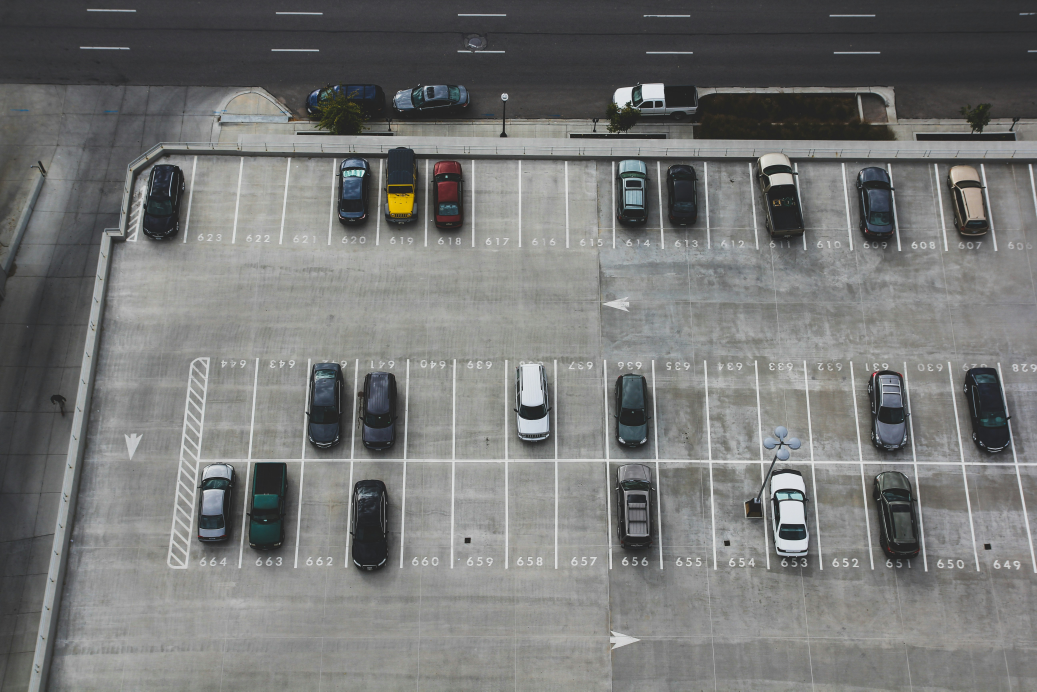
#> input picture input_image_1.jpg, 5184 x 3456 px (shown at 1/5 size); its folder holds only this picture in this run
$ python -i parkingspaces_1.py   (imports and definitions only)
#> lines starting #> are read from the running program, lines starting #| are printed output that depends on the picture; after the words box and inside, x2 and y2 are one past the last pixel; in counts of white or black regions, pixels touching at a corner belong together
import cv2
import numpy as np
import matplotlib.pyplot as plt

def parking_analysis_simple(image_path):
    # Load image for preprocessing
#> called with image_path = 'input_image_1.jpg'
    img = cv2.imread(image_path)
#> img is the input picture: shape (3456, 5184, 3); mean B, G, R 118, 119.2, 118.3
    if img is None:
        print("Error: Could not load image.")
        return

    # Converty image copy to grayscale
    output_img = img.copy()
    gray = cv2.cvtColor(img, cv2.COLOR_BGR2GRAY)

    # Blur to remove high frequency noise
    blurred = cv2.GaussianBlur(gray, (5, 5), 0)

    # Use Adaptive Thresholding to highlight the white/yellow lines against dark pavement
    # Adjust matrix size and C value based on image characteristics
    thresh = cv2.adaptiveThreshold(
        blurred, 255, cv2.ADAPTIVE_THRESH_GAUSSIAN_C,
        cv2.THRESH_BINARY_INV, 25, 15
    )
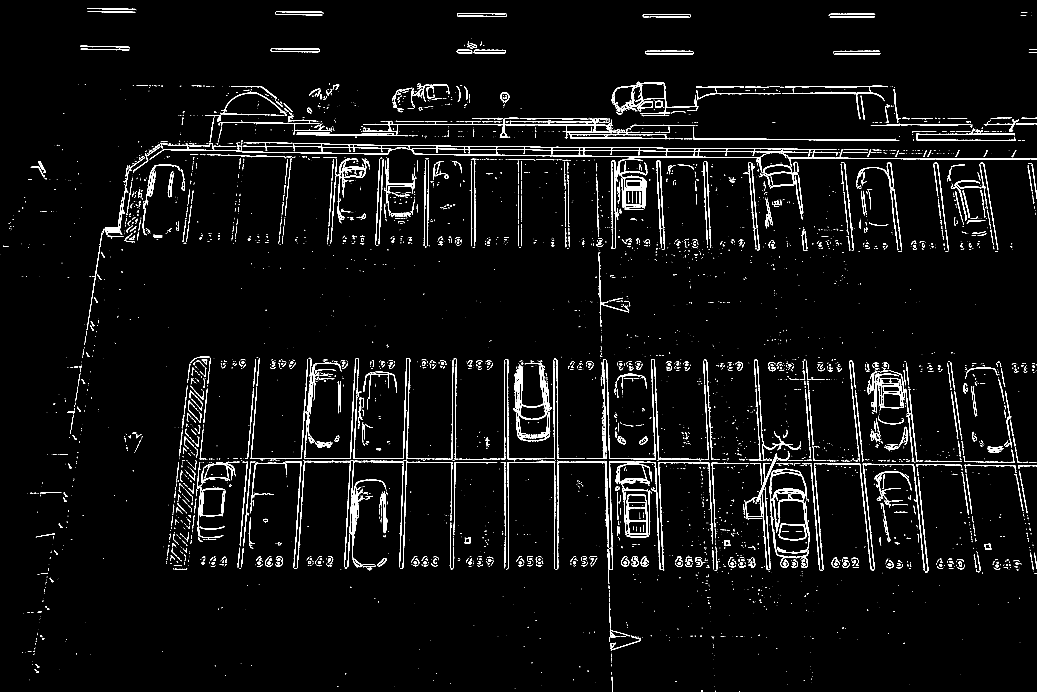
#> thresh: shape (3456, 5184) (shown at 1/5 size); 2.9% white; 5551 white regions (3501 under 20 px), largest, box (x1, y1, x2, y2) and area: (1472, 715, 4183, 811) 20144, (1813, 592, 3062, 691) 7806, (3850, 2443, 4039, 2816) 7529

    # Morphological operations to clean up noise and close gaps in lines
    # Adjust kernel size, iterations, and operations as needed
    kernel = cv2.getStructuringElement(cv2.MORPH_RECT, (3, 3))
    # Dilate to make lines thicker and connect them
    dilated = cv2.dilate(thresh, kernel, iterations=2)
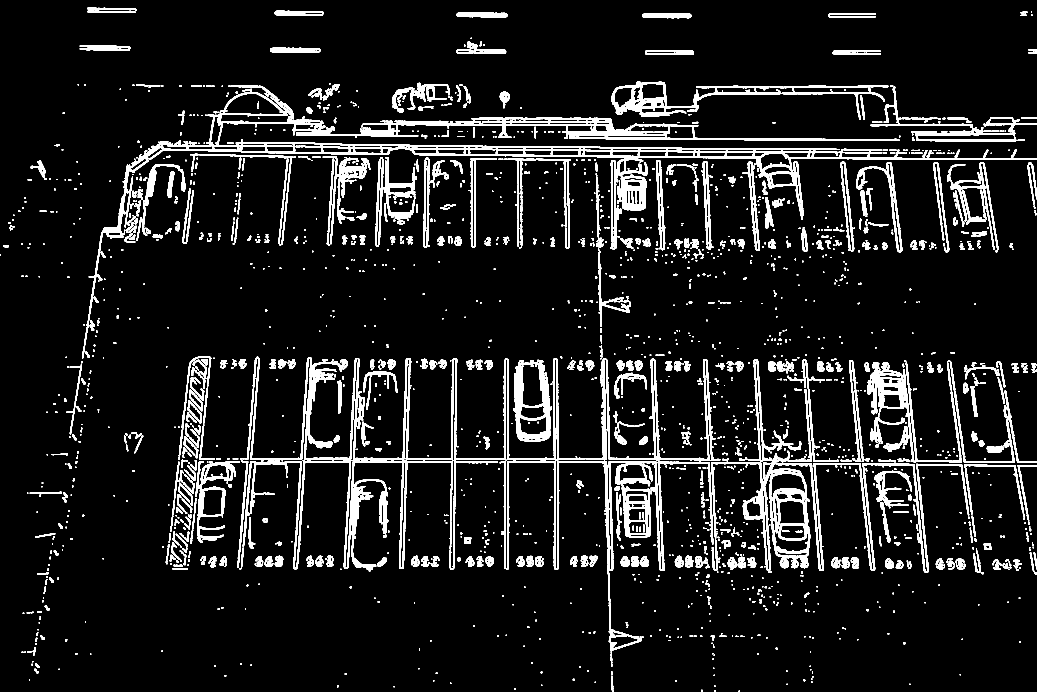
#> dilated: shape (3456, 5184) (shown at 1/5 size); 7.7% white; 3033 white regions (2 under 20 px)

    # Find contours (potential parking spots)
    contours, _ = cv2.findContours(dilated, cv2.RETR_EXTERNAL, cv2.CHAIN_APPROX_SIMPLE)
#> contours = 2987 contours, 315 with area under 20; largest, box (x1, y1, x2, y2) and area: (746, 698, 5184, 1100) 182495, (1482, 587, 4499, 705) 88166, (3846, 2342, 4051, 2841) 80532, (1252, 1787, 2927, 2306) 64972, (3076, 2316, 3261, 2689) 46615

    # Create an empty list to hold detected parking spots
    parking_spots = []

    # Since parking spaces are roughly oriented rectangular shapes and within size limits,
    # define criteria to filter contours
    MIN_AREA = 1500  # Tune this
    MAX_AREA = 10000 # Tune this
    MIN_ASPECT = 0.5
    MAX_ASPECT = 2.5

    # Iterate through contours to find matches for parking spot criteria
    for cnt in contours:
        area = cv2.contourArea(cnt)

        if MIN_AREA < area < MAX_AREA:
            # Approximate the contour to a polygon
            peri = cv2.arcLength(cnt, True)
            poly = cv2.approxPolyDP(cnt, 0.04 * peri, True)

            # Get bounding box for aspect ratio check
            x, y, w, h = cv2.boundingRect(poly)
            aspect_ratio = float(w) / h

            # Ensure the candidate has roughly 4 corners and valid aspect ratio
            if len(poly) == 4 and MIN_ASPECT < aspect_ratio < MAX_ASPECT:
                parking_spots.append(poly)
#> this loop made 2987 passes
#> (area, peri, poly, x, y, w, h, aspect_ratio) on passes 203, 504, 735, 780, 842, 852: (4018.5, 898.1, [[3043, 2948], [3044, 3208], [3205, 3198], [3054, 3146]], 3043, 2948, 163, 261, 0.625), (1525, 506.7, [[3577, 2729], [3584, 2853]], 3577, 2729, 8, 125, 0.064), (2170.5, 524.2, [[4410, 2512], [4445, 2712]], 4410, 2512, 36, 201, 0.179), (4486, 968.7, [[1918, 2455], [1922, 2667]], 1918, 2455, 5, 213, 0.0235), (1527, 481.5, [[4806, 2358], [4845, 2575]], 4806, 2358, 40, 218, 0.183), (1534.5, 485, [[5094, 2348], [5137, 2567]], 5094, 2348, 44, 220, 0.2)
#> (area, peri, x, y, w, h, aspect_ratio) on passes 74, 437, 438, 451, 847, 908: (1789.5, 461.9, 3051, 3200, 156, 56, 2.79), (1736.5, 180.8, 3155, 2781, 41, 52, 0.788), (1744.5, 167.3, 3104, 2780, 44, 54, 0.815), (1708, 199.9, 1374, 2780, 42, 54, 0.778), (6738, 1451.2, 4379, 2366, 180, 141, 1.28), (6485.5, 2201.1, 1999, 2307, 264, 538, 0.491)
#> after the loop, parking_spots = 5 contours; box (x1, y1, x2, y2) and area: (3043, 2948, 3206, 3209) 6272, (938, 2000, 1008, 2117) 3484, (945, 1949, 1015, 2056) 2806, (4418, 2133, 4536, 2238) 1268, (4813, 950, 4898, 1094) 602

    # Define variables to count occupied and empty spots
    total_spots = len(parking_spots)
#> total_spots = 5
    occupied_count = 0
    empty_count = 0

    # Create a threshold variable for variance to classify occupancy
    # Fine tune this based on lighting and image conditions
    VARIANCE_THRESHOLD = 45

    # Analyze each detected parking spot
    for spot in parking_spots:
        # Create a mask for each individual spot
        mask = np.zeros(gray.shape, np.uint8)
        cv2.drawContours(mask, [spot], -1, 255, -1)

        # Extract the mean standard deviation of luminance intensity in this spot
        # Using mean intensity alone is risky due to shadows.
        # Standard Deviation (Texture) is robust: cars are "noisy", pavement is "smooth"
        mean, std_dev = cv2.meanStdDev(gray, mask=mask)
        current_std_dev = std_dev[0][0]

        # Classify based on standard deviation
        if current_std_dev > VARIANCE_THRESHOLD:
            # Occupied -> Draw Red
            color = (0, 0, 255)
            occupied_count += 1
            status = "Occupied"
        else:
            # Empty -> Draw Green
            color = (0, 255, 0)
            empty_count += 1
            status = "Empty"

        # Draw the polygon and label
        cv2.drawContours(output_img, [spot], -1, color, 2)

        # Find center for labeling
        M = cv2.moments(spot)
        if M["m00"] != 0:
            cX = int(M["m10"] / M["m00"])
            cY = int(M["m01"] / M["m00"])
            cv2.putText(output_img, str(int(current_std_dev)), (cX - 20, cY),
                        cv2.FONT_HERSHEY_SIMPLEX, 0.5, (255, 255, 255), 1)
#> this loop made 5 passes
#> (spot, mean, std_dev, current_std_dev, color, occupied_count, status, cX) on passes 2, 5: ([[4535, 2133], [4492, 2235], [4418, 2237], [4531, 2222]], [93.78], [45.04], 45.04, (0, 0, 255), 1, 'Occupied', 4532), ([[4813, 950], [4841, 1088], [4897, 1093], [4850, 1089]], [116.5], [48.83], 48.83, (0, 0, 255), 2, 'Occupied', 4834)
#> (spot, mean, std_dev, current_std_dev, color, status, cX, cY) on passes 1, 3, 4: ([[3043, 2948], [3044, 3208], [3205, 3198], [3054, 3146]], [179.8], [41.29], 41.29, (0, 255, 0), 'Empty', 3089, 3166), ([[943, 2000], [938, 2050], [1004, 2116], [1007, 2067]], [150], [14.94], 14.94, (0, 255, 0), 'Empty', 972, 2058), ([[948, 1949], [945, 1987], [1011, 2055], [1014, 2014]], [145], [18.19], 18.19, (0, 255, 0), 'Empty', 979, 2001)
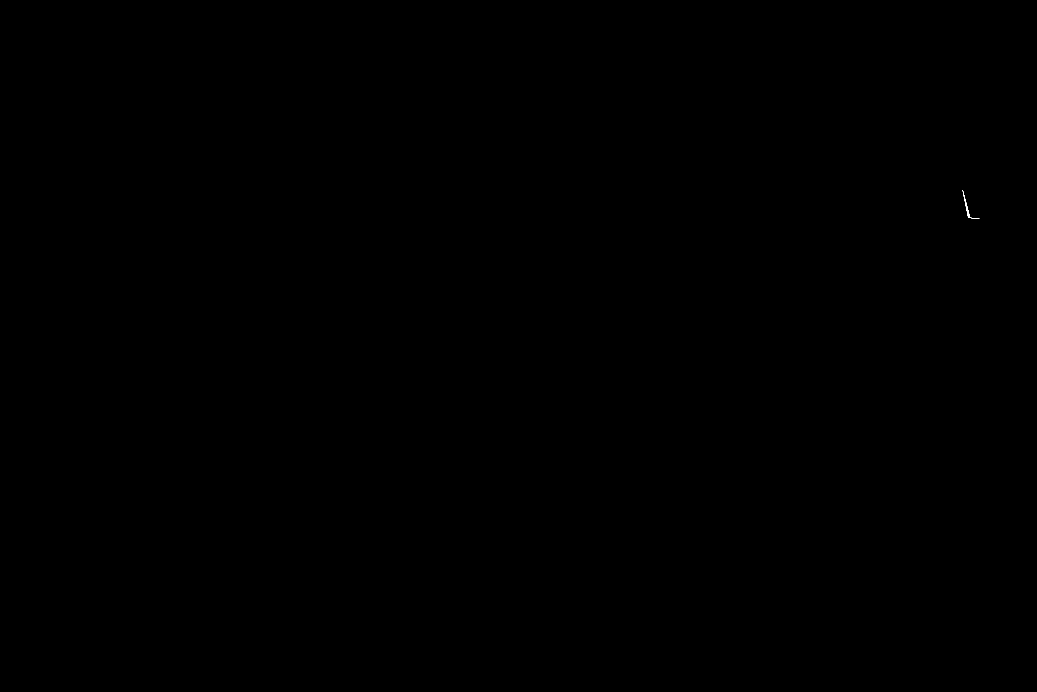
#> mask: shape (3456, 5184) (shown at 1/5 size); 0% white; 1 white region, box (x1, y1, x2, y2) and area: (4813, 950, 4898, 1094) 802
#> after the loop, empty_count = 3; occupied_count = 2

    # Print the results summary
    print(f"Total Spots Detected: {total_spots}")
#| Total Spots Detected: 5
    print(f"Occupied: {occupied_count}")
#| Occupied: 2
    print(f"Empty: {empty_count}")
#| Empty: 3

    # Show result using matplotlib to display in notebooks or environments without GUI support
    plt.figure(figsize=(10, 10))
    plt.imshow(cv2.cvtColor(output_img, cv2.COLOR_BGR2RGB))
    plt.title(f"Total: {total_spots} | Occupied: {occupied_count} | Empty: {empty_count}")
    plt.axis('off')
    plt.show()

    # Save result
    cv2.imwrite('parking_1_result.jpg', output_img)

# For each image in 'input_images' folder, call the function
# [8 lines not run here, left out]

>>> result = parking_analysis_simple('input_image_1.jpg')

$ run again, on input_image_3.jpg
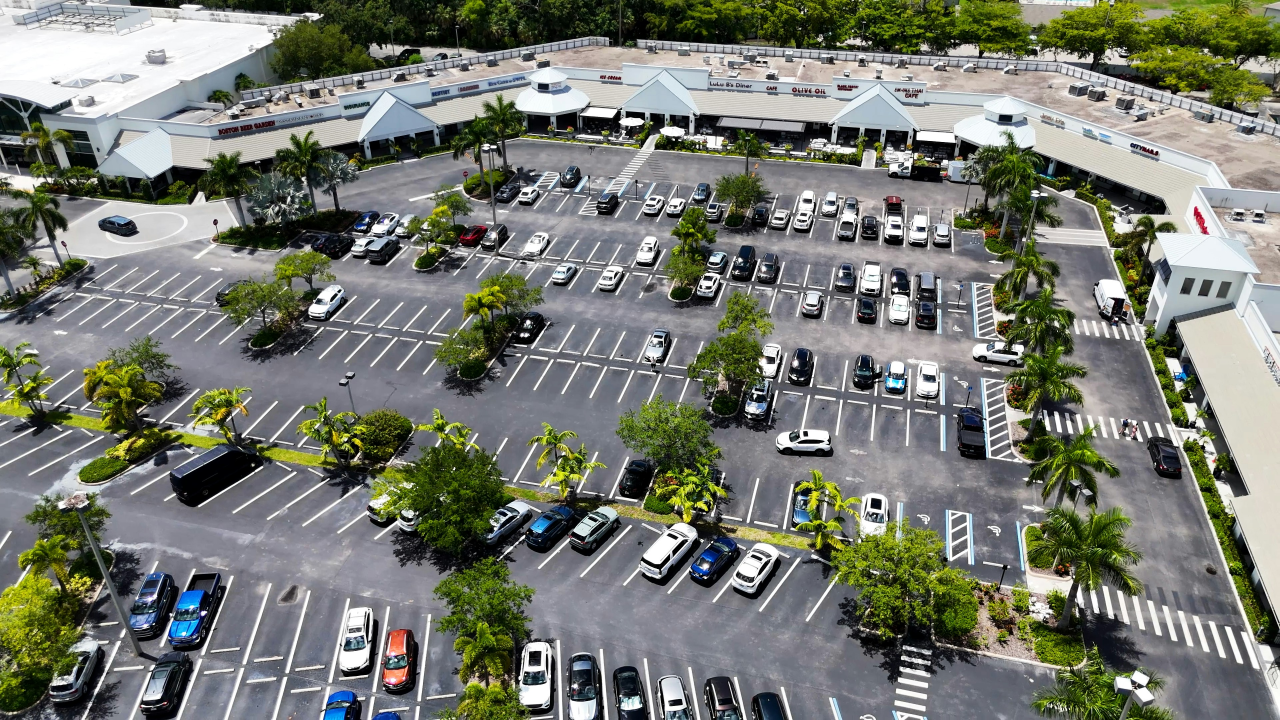
#> input picture input_image_3.jpg, 3840 x 2160 px (shown at 1/3 size)
#> in parking_analysis_simple, img is the input picture: shape (2160, 3840, 3); mean B, G, R 112.7, 122.2, 118.8
#> in parking_analysis_simple, `thresh = cv2.adaptiveThreshold( blurred, 255, cv2.ADAPTIVE_THRESH_GAUS..`:
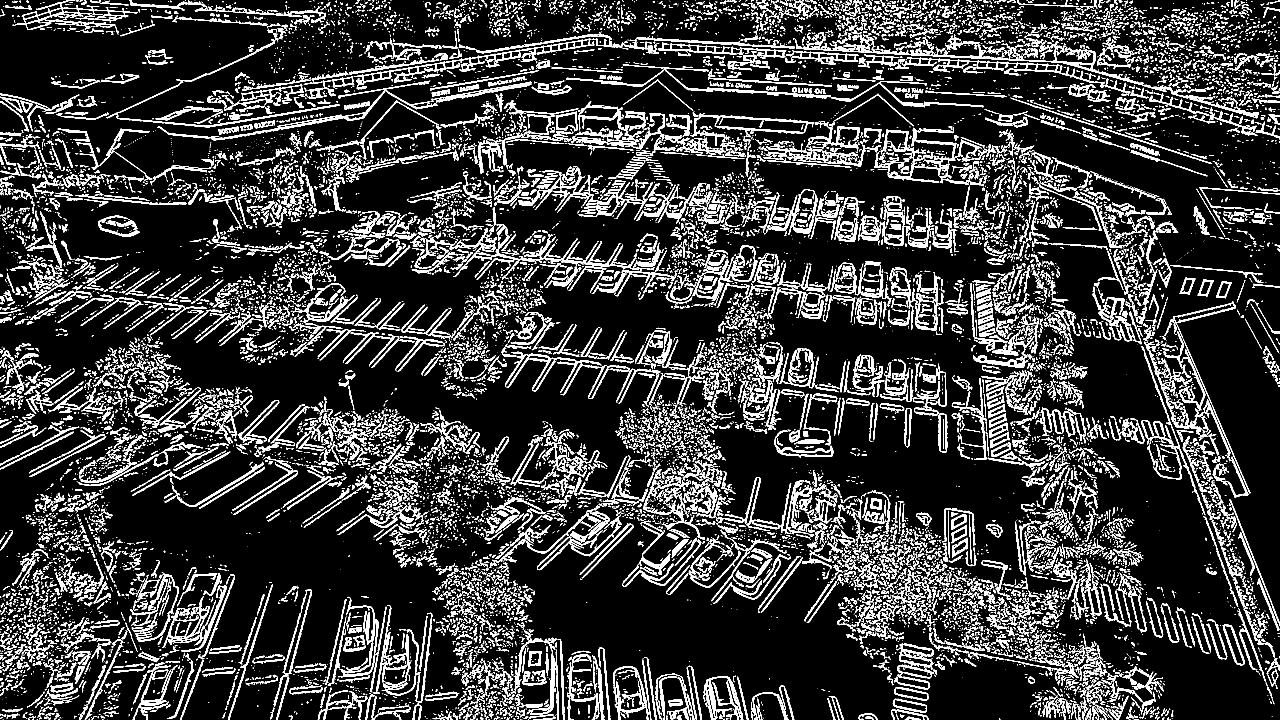
#> thresh: shape (2160, 3840) (shown at 1/3 size); 15.5% white; 17876 white regions (10479 under 20 px), largest, box (x1, y1, x2, y2) and area: (2385, 98, 3777, 355) 13387, (1360, 672, 1982, 838) 8911, (1063, 115, 1784, 259) 7474
#> dilated: shape (2160, 3840); 39.9% white; 2490 white regions (12 under 20 px)
#> contours = 2114 contours, 268 with area under 20; largest, box (x1, y1, x2, y2) and area: (142, 238, 3513, 2160) 2111034, (1379, 237, 3840, 2115) 675170, (0, 0, 3840, 421) 452005, (0, 1629, 439, 2160) 88605, (350, 1700, 728, 2160) 68675
#> the loop in parking_analysis_simple, `for cnt in contours:` made 2114 passes
#> (area, peri, poly, x, y, w, h, aspect_ratio) on passes 30, 56, 64, 101: (1799.5, 475.7, [[108, 2159], [189, 2151], [119, 2116]], 108, 2116, 82, 44, 1.86), (1680.5, 515.3, [[2486, 2086], [2497, 2157], [2488, 2092], [2532, 2159]], 2486, 2086, 47, 74, 0.635), (2084, 264.4, [[1379, 2078], [1315, 2074], [1272, 2099], [1368, 2094]], 1272, 2074, 108, 26, 4.15), (1656.5, 481.9, [[835, 2028], [735, 2051]], 735, 2028, 101, 24, 4.21)
#> after the loop in parking_analysis_simple, `for cnt in contours:`: parking_spots = 13 contours; largest, box (x1, y1, x2, y2) and area: (796, 1387, 1039, 1557) 5698, (3595, 559, 3840, 663) 4364, (3666, 1873, 3734, 1997) 3428, (2854, 1611, 2905, 1674) 1820, (3537, 831, 3589, 887) 1770
#> total_spots = 13
#> the loop in parking_analysis_simple, `for spot in parking_spots:` made 13 passes
#> (spot, mean, std_dev, current_std_dev, color, empty_count, status, cX) on passes 8 to 9: ([[3746, 897], [3839, 1063], [3749, 904], [3839, 993]], [204.9], [22.98], 22.98, (0, 255, 0), 1, 'Empty', 3778), ([[3697, 845], [3664, 842], [3646, 895], [3678, 896]], [86.54], [33.52], 33.52, (0, 255, 0), 2, 'Empty', 3671)
#> after the loop in parking_analysis_simple, `for spot in parking_spots:`: empty_count = 2; occupied_count = 11
#| Total Spots Detected: 13
#| Occupied: 11
#| Empty: 2
#> in parking_analysis_simple, `plt.show()`:
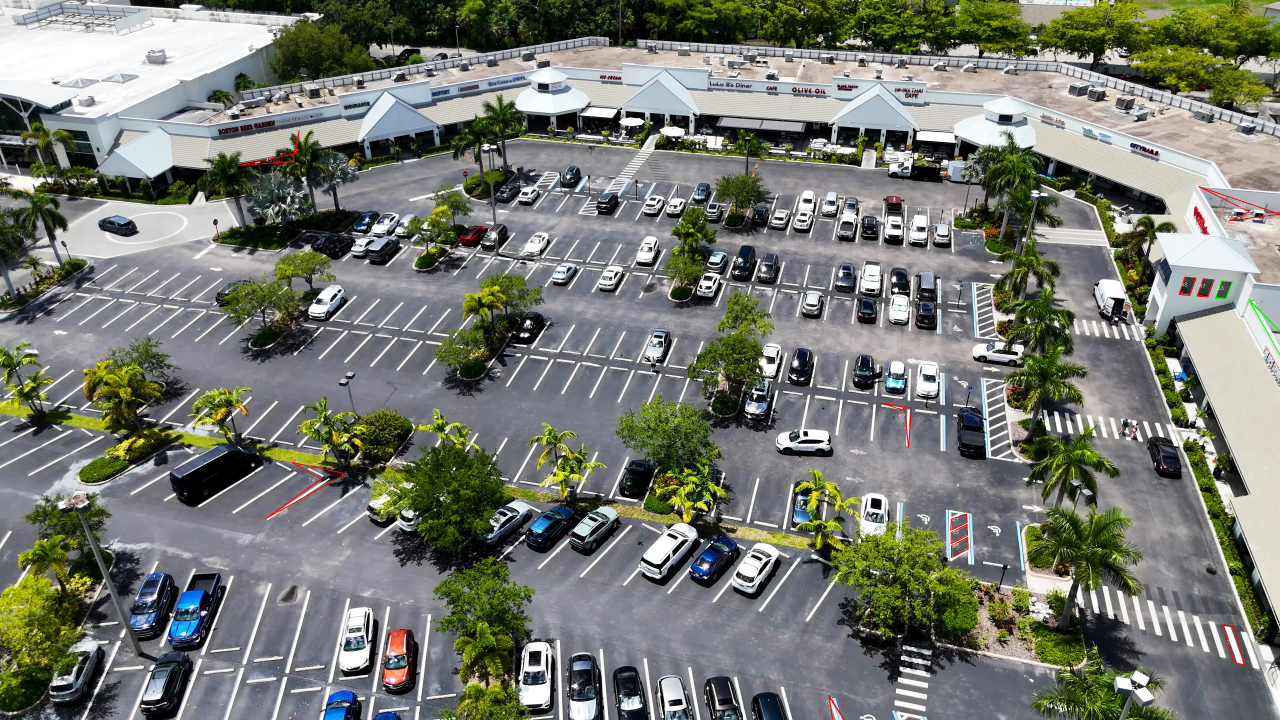
#> shown: shape (2160, 3840, 3) (shown at 1/3 size); mean R, G, B 118.9, 122, 112.5
